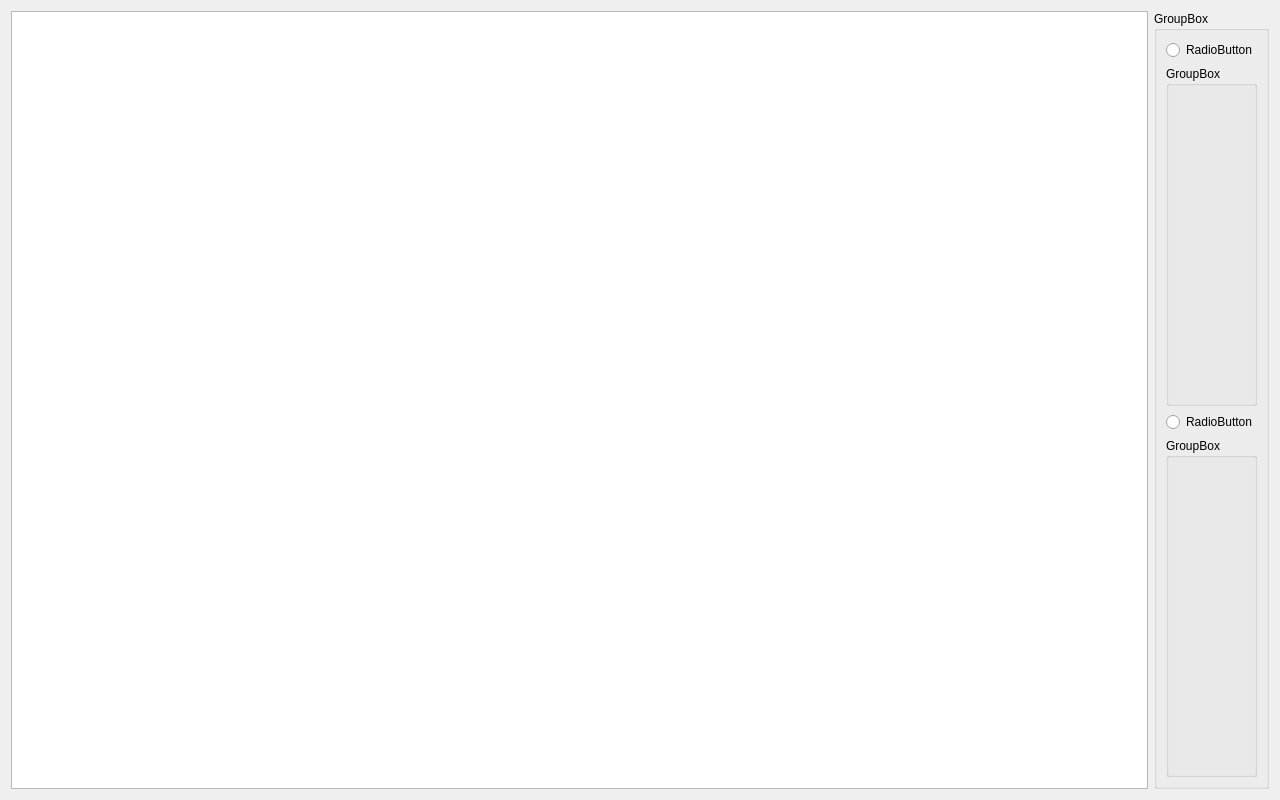
<?xml version="1.0" encoding="UTF-8"?>
<ui version="4.0">
 <class>ExpressionLevelWidget</class>
 <widget class="QWidget" name="ExpressionLevelWidget">
  <property name="geometry">
   <rect>
    <x>0</x>
    <y>0</y>
    <width>1280</width>
    <height>800</height>
   </rect>
  </property>
  <property name="windowTitle">
   <string>Form</string>
  </property>
  <layout class="QVBoxLayout" name="verticalLayout">
   <item>
    <layout class="QHBoxLayout" name="horizontalLayout">
     <item>
      <widget class="QTableWidget" name="tw_expression"/>
     </item>
     <item>
      <layout class="QVBoxLayout" name="verticalLayout_2">
       <item>
        <widget class="QGroupBox" name="groupBox">
         <property name="title">
          <string>GroupBox</string>
         </property>
         <layout class="QVBoxLayout" name="verticalLayout_3">
          <item>
           <widget class="QRadioButton" name="radioButton_2">
            <property name="text">
             <string>RadioButton</string>
            </property>
           </widget>
          </item>
          <item>
           <widget class="QGroupBox" name="groupBox_2">
            <property name="title">
             <string>GroupBox</string>
            </property>
           </widget>
          </item>
          <item>
           <widget class="QRadioButton" name="radioButton">
            <property name="text">
             <string>RadioButton</string>
            </property>
           </widget>
          </item>
          <item>
           <widget class="QGroupBox" name="groupBox_3">
            <property name="title">
             <string>GroupBox</string>
            </property>
           </widget>
          </item>
         </layout>
        </widget>
       </item>
      </layout>
     </item>
    </layout>
   </item>
  </layout>
 </widget>
 <resources/>
 <connections/>
</ui>
